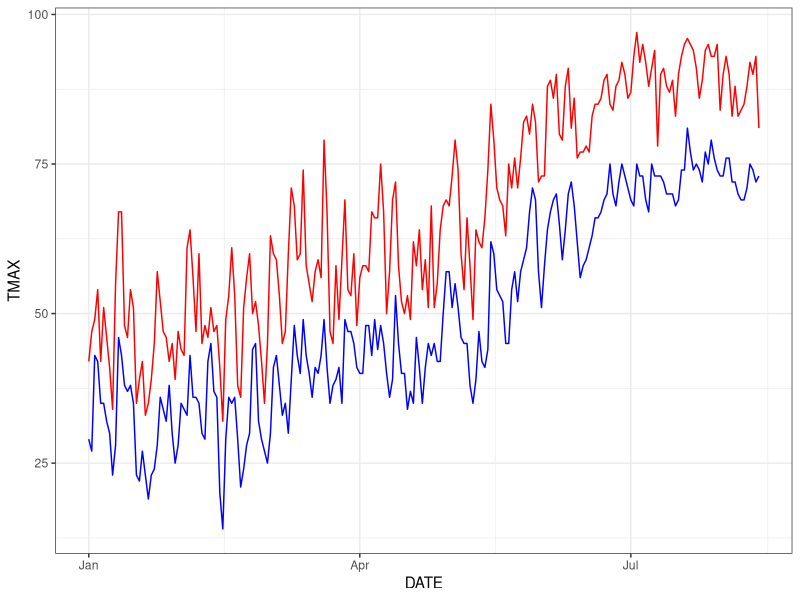
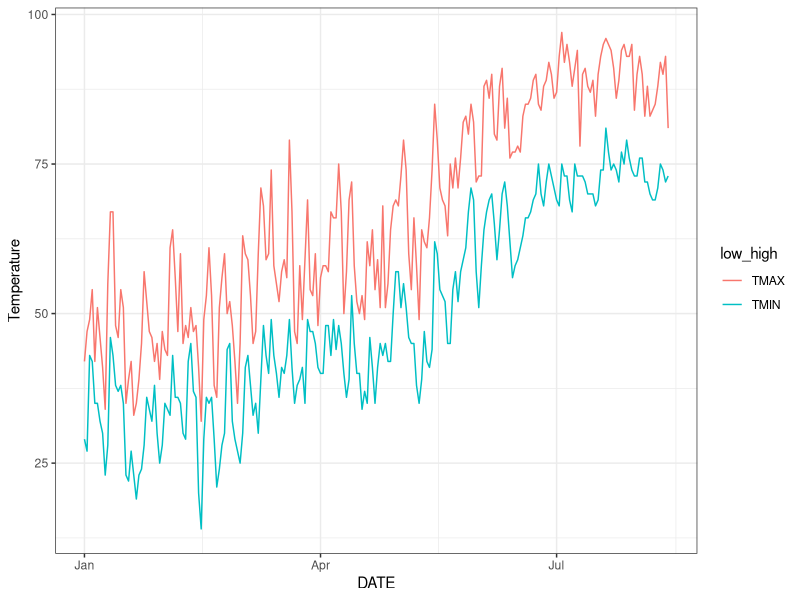

The R source for these figures, in order:
## ---- chunk 1
knitr::opts_chunk$set(echo = TRUE)
library(tidyverse)
## ---- chunk 2
d <- read.csv("2249105.csv") %>%
  select(NAME, DATE, TMAX, TMIN) %>%
  filter(NAME == "PHILADELPHIA INTERNATIONAL AIRPORT, PA US") %>%
  mutate(DATE = as.Date(DATE))
## ---- chunk 3
d %>% 
  ggplot(aes(x = DATE)) +
  geom_line(aes(y = TMAX), color = "red") +
  geom_line(aes(y = TMIN), color = "blue") +
  theme_bw()
## ---- chunk 4
d %>% 
  pivot_longer(cols = c("TMAX", "TMIN"), names_to= "low_high", values_to = "Temperature") %>%
  ggplot(aes(x = DATE, y = Temperature, color = low_high)) +
  geom_line() +
  theme_bw()
